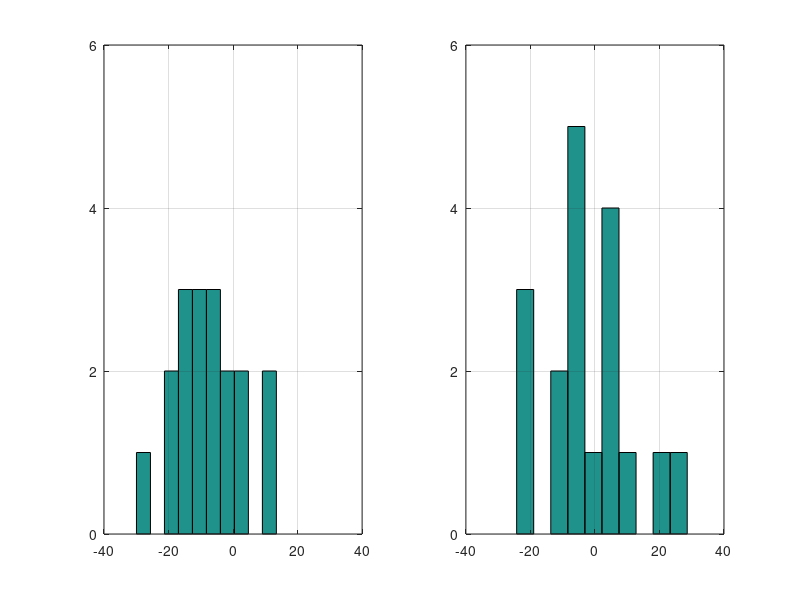

Write MATLAB code to recreate this figure.
%
% Regression2Mean
%
% Author: Wandell (Hum Bio 153)
% Purpose:
%   Illustrate regression to the mean when testing a group twice.
%

% We have 100 students with abilities from 0 to 1.  We list them in rank
% order.
N = 100;
ability = [1:N]/N;

% An ideal test would have a noise-free measurement instruement
testScore = 100*ability;

plot(ability,testScore);
xlabel('Ability'); ylabel('Noise free test');
grid on

% No test is noise free.  So, suppose that the noise is Gaussian and has a
% standard deviation of 15.
noise1 = randn(size(testScore))*15;
measurement1 = testScore + noise1;

plot(ability,measurement1,'o');
xlabel('Ability'); ylabel('Typical test (std 15)');
grid on

% Now, let's find the low-scoring individuals
% Since the std dev is 15, and the mean is 50, let's just find the ones
% that are 2 sd below the mean.
lowScoringList = find(measurement1 < 20);

% Notice that this is not precisely the first 20.  There was some bad luck
lowScoringList

% Show them on a graph
plot(ability,measurement1,'o',ability(lowScoringList),measurement1(lowScoringList),'ro');
xlabel('Ability'); ylabel('Typically test:  std 15');
grid on

% The mean score for these kids is
mean(measurement1(lowScoringList))

% While the mean for the whole group is
mean(measurement1)

% Now, let's retest these kids
noise2 = randn(size(testScore))*15;
measurement2 = testScore + noise2;

% How about test reliability?
plot(measurement1, measurement2, 'o');
xlabel('Test 1'); ylabel('Test 2');
grid on
corrcoef([measurement1(:),measurement2(:)])

plot(ability,measurement2,'o',ability(lowScoringList),measurement2(lowScoringList),'ro');
xlabel('Ability'); ylabel('Typically test:  std 15');
grid on

subplot(1,2,1); hist(noise1(lowScoringList), 10); grid on; set(gca,'xlim',[-40 40],'ylim',[0,6],'ytick',[0:2:6])
subplot(1,2,2); hist(noise2(lowScoringList), 10); grid on; set(gca,'xlim',[-40 40],'ylim',[0,6],'ytick',[0:2:6])


% How did our kids do on the retest?
mean(measurement2(lowScoringList))
mean(measurement2)


